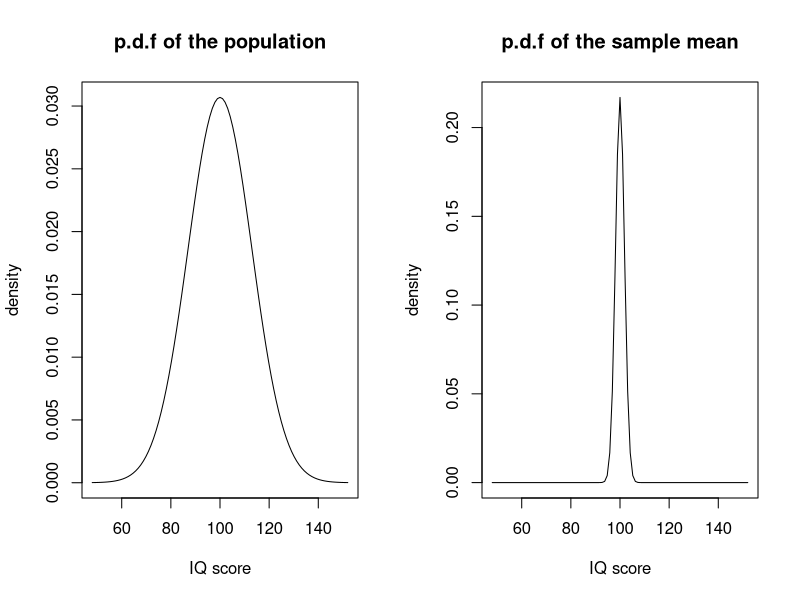
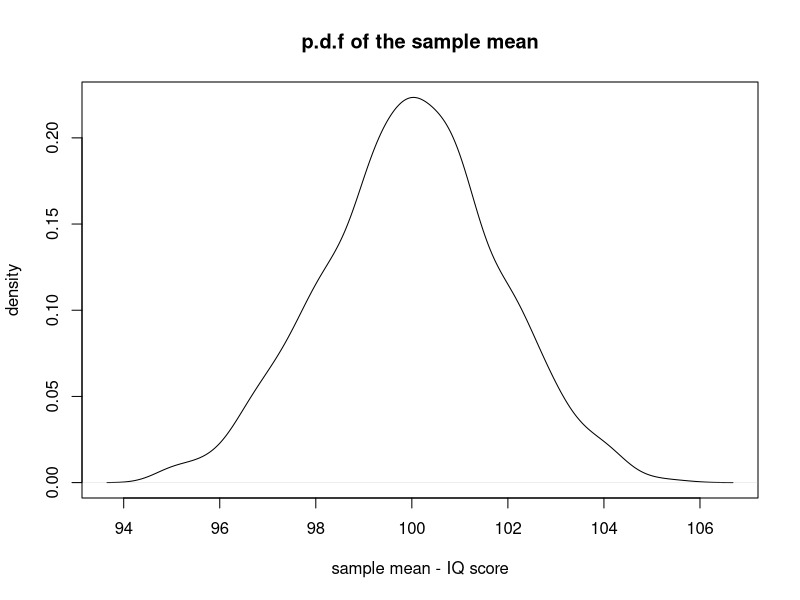
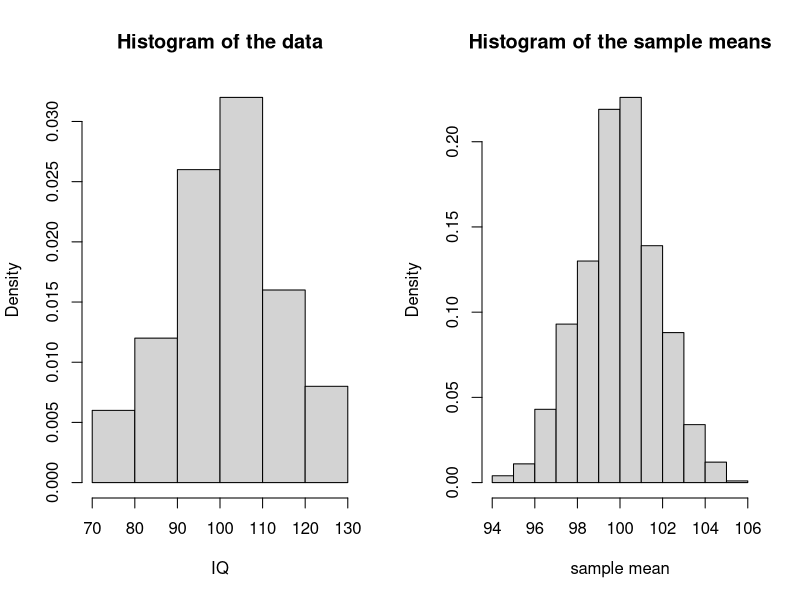

The R script that drew these images, in order:
mu <- 100 # population mean
sigma <- 13 # population sd
sample.size <- 50 # sample size

sim.data <- rnorm(sample.size, mu, sigma) # Simulated N(100,13^2)
head(sim.data) # Shows only  the first components of the vector

sim.data <- round(sim.data) # IQ data (truncated)
head(sim.data) 

par(mfrow=c(1,2)) # Allows for multiple plots

curve( dnorm(x, mu, sigma), from = mu - 4 * sigma, to = mu + 4*sigma, 
       xlab="IQ score", ylab="density", main="p.d.f of the population")

curve( dnorm(x, mu, sigma / sqrt(sample.size)), from = mu - 4 * sigma, to = mu + 4*sigma, 
       xlab="IQ score", ylab="density", main="p.d.f of the sample mean")

dev.off() # This resets the "plot" options (run after you're done looking at the plots)

n.rep <- 1000 # Number of repetitions (samples drawn)
vec.mean <- rep(NA, n.rep)

for ( i in 1:n.rep) {
  temp.sample <- round(rnorm(sample.size, mu, sigma))
  vec.mean[i] <- mean(temp.sample)
}

head(vec.mean)

# Density plot estimate for the distribution of the sample mean 

plot(density(vec.mean), xlab = "sample mean - IQ score", ylab =
       "density", main = "p.d.f of the sample mean")

par(mfrow=c(1,2)) 

hist(sim.data,  prob = TRUE,  xlab = "IQ",  
     main = "Histogram of the data") 

hist(vec.mean, prob = TRUE, xlab = "sample mean", 
     main = "Histogram of the sample means")

dev.off() # This resets the "plot" options (run after you're done looking at the plots)